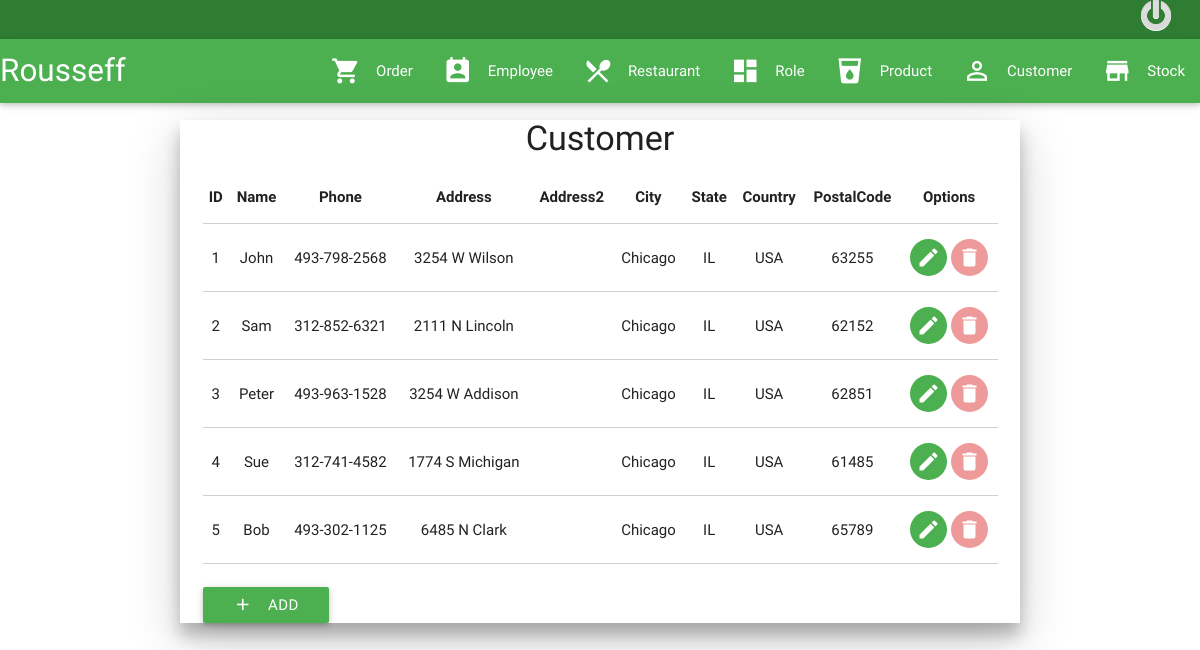
/view/customer.php (signed in), run on the app's committed database.
### tables this page shows
CREATE TABLE IF NOT EXISTS `customer` (
  `customerId` INT(11) NOT NULL AUTO_INCREMENT,
  `customerName` VARCHAR(50) NOT NULL,
  `customerPhone` VARCHAR(50) NOT NULL,
  `customerAddressLine1` VARCHAR(50) NOT NULL,
  `customerAddressLine2` VARCHAR(50) NULL DEFAULT NULL,
  `customerCity` VARCHAR(50) NOT NULL,
  `customerState` VARCHAR(50) NULL DEFAULT NULL,
  `customerCountry` VARCHAR(50) NOT NULL,
  `customerPostalCode` VARCHAR(15) NULL DEFAULT NULL,
  `customerDeleted` BINARY NOT NULL DEFAULT 0,
  PRIMARY KEY (`customerId`));

### dataaccess/db.inc.php (called while the page is built)
<?php
	include_once DIR_BASE . "dataaccess/config.inc.php";
	class BaseDB
	{
		function connectDatabase()
		{
			try
			{
				global $host, $dbname, $username, $password;
			  	$pdo = new PDO('mysql:host=' . $host . ';dbname=' . $dbname . '', $username, $password);
			  	$pdo->setAttribute(PDO::ATTR_ERRMODE, PDO::ERRMODE_EXCEPTION);
			  	$pdo->exec('SET NAMES "utf8"');
			  	return $pdo;
			}
			catch (PDOException $e)
			{
			  	$error = 'Unable to connect to the database server. ' . $e->getMessage();
			  	die($error);
			  	exit();
			}
			catch (Exception $err)
			{
				$error = 'Error. ' . $e->getMessage();
			 	die($error);
			  	exit();
			}
		}
	}

### business/customerBS.php (called while the page is built, shortened)
<?php
	include_once DIR_BASE . "mapper/customerMapper.php";
	class CustomerBS
	{
		private $customerMapper = null;
		function CustomerBS()
		{
			$this->customerMapper = new customerMapper();
		}
		public function getCustomers($id = null)
		{
			return $this->customerMapper->getCustomers($id);
		}
	}

### dataaccess/customerDA.php (called while the page is built, shortened)
<?php
	include_once DIR_BASE . "dataaccess/db.inc.php";
	class CustomerDA extends BaseDB
	{
		private $conn;
		function CustomerDA()
		{
			$this->conn = parent::connectDatabase();
		}
		public function getCustomers($id = null, $connection = null)
		{
			if($connection == null)
				$connection = $this->conn;
			try
			{
			  	$sql = 'SELECT *
				  		FROM `customer`';
			    $prep = $connection->prepare($sql);
			    $prep->execute();
			    return $prep->fetchAll();
			}
			catch (PDOException $e)
			{
			    $error = 'Error fetching customer: ' . $e->getMessage();
			    die($error);
			    exit();
			}
		}
	}

### mapper/customerMapper.php (called while the page is built, shortened)
<?php
	include_once DIR_BASE . "dataaccess/customerDA.php";
	class CustomerMapper
	{
		private $customerDAO = null;
		function CustomerMapper()
		{
			$this->customerDAO = new CustomerDA();
		}
		public function getCustomers($id = null)
		{
			$customerRet = [];
			$customers = $this->customerDAO->getCustomers($id);
			foreach ($customers as $customer)
			{
				array_push($customerRet, $this->createCustomer($customer));
			}
			return $customerRet;
		}
		public function createCustomer($customer)
		{
			$cust = new Customer();
			if(isset($customer['customerId']))
			{
				$cust->id = $customer['customerId'];
				$cust->name = $customer['customerName'];
				$cust->phone = $customer['customerPhone'];
				$cust->addressLine1 = $customer['customerAddressLine1'];
				$cust->addressLine2 = $customer['customerAddressLine2'];
				$cust->city = $customer['customerCity'];
				$cust->state = $customer['customerState'];
				$cust->country = $customer['customerCountry'];
				$cust->postalCode = $customer['customerPostalCode'];
			}
			return $cust;
		}
	}

### view/customer.html.php (the view, shortened to what this page needs)
<?php  include 'header.php';?>
<div class="container z-depth-3">
	<h4 class="center-align ">Customer</h4>
	<table class="bordered hoverable responsive-table">
        <thead>
          <tr>
			<th data-field="id" class="center-align">ID</th>
			<th data-field="id" class="center-align">Name</th>
			<th data-field="id" class="center-align">Phone</th>
			<th data-field="id" class="center-align">Address</th>
			<th data-field="id" class="center-align">Address2</th>
			<th data-field="id" class="center-align">City</th>
			<th data-field="id" class="center-align">State</th>
			<th data-field="id" class="center-align">Country</th>
			<th data-field="id" class="center-align">PostalCode</th>
			<th data-field="id" class="center-align">Options</th>
          </tr>
        </thead>
        <tbody>
        	<?php foreach ($customers as $customer): ?>
          <tr>
			<td class="center-align"><?php echo $customer->id; ?></td>
			<td class="center-align"><?php echo $customer->name; ?></td>
			<td class="center-align"><?php echo $customer->phone; ?></td>
			<td class="center-align"><?php echo $customer->addressLine1; ?></td>
			<td class="center-align"><?php echo $customer->addressLine2; ?></td>
			<td class="center-align"><?php echo $customer->city; ?></td>
			<td class="center-align"><?php echo $customer->state; ?></td>
			<td class="center-align"><?php echo $customer->country; ?></td>
			<td class="center-align"><?php echo $customer->postalCode; ?></td>
            <td class="center-align">
				<form action="?" method="post">
					<div>
						<button class="btn-floating btn-flat waves-effect waves-light green tooltipped" data-position="top" data-delay="15" data-tooltip="Edit Costumer"  type="submit" name="action" value="iedit">
    						<i class="mdi-editor-mode-edit"></i>
  						</button>
  						<button class="btn-floating btn-flat waves-effect waves-light red lighten-3 tooltipped" data-position="top" data-delay="15" data-tooltip="Delete Costumer"  type="button" onclick="callDeleteRoutine('<?php echo $deleteUrl; ?>', <?php echo $customer->id; ?>);" name="delete" value="idelete">
    						<i class="mdi-action-delete"></i>
  						</button>
					</div>
				</form>
			</td>
          </tr>
          <?php endforeach; ?>
        </tbody>
      </table>
      <form action="?" method="post">
       <br>
		<button class="waves-effect waves-light btn green" type="submit" name="add" value="Add">Add
    		<i class="mdi-content-add left"></i>
  		</button>
	</form>
</div>
<?php  include 'footer.php';?>

### data on the page
customer: customerId "1", customerName "John", customerPhone "493-798-2568", customerAddressLine1 "3254 W Wilson", customerCity "Chicago", customerState "IL", customerCountry "USA", customerPostalCode "63255"
customer: customerId "2", customerName "Sam", customerPhone "312-852-6321", customerAddressLine1 "2111 N Lincoln", customerCity "Chicago", customerState "IL", customerCountry "USA", customerPostalCode "62152"
customer: customerId "3", customerName "Peter", customerPhone "493-963-1528", customerAddressLine1 "3254 W Addison", customerCity "Chicago", customerState "IL", customerCountry "USA", customerPostalCode "62851"
customer: customerId "4", customerName "Sue", customerPhone "312-741-4582", customerAddressLine1 "1774 S Michigan", customerCity "Chicago", customerState "IL", customerCountry "USA", customerPostalCode "61485"
customer: customerId "5", customerName "Bob", customerPhone "493-302-1125", customerAddressLine1 "6485 N Clark", customerCity "Chicago", customerState "IL", customerCountry "USA", customerPostalCode "65789"
